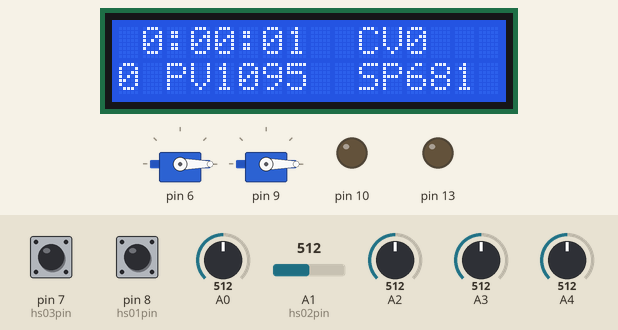
Recording of a sketch running on a simulated Arduino Uno, built with avr-gcc and run on an emulated ATmega328P. Parts: 2 × servo, 16×2 character LCD, output pins drawn as LEDs (lit = HIGH). The test bench sets the inputs (shaded band); at power-on: pin 7 (hs03pin) HIGH, A1 (hs02pin) = 512, pin 8 (hs01pin) HIGH, A0 = 512, A2 = 512, A3 = 512, A4 = 512. What the sketch prints to the serial monitor is not drawn.

Above: at 1.6 s.
1.7 s: pin 7 (hs03pin) pulled LOW for 0.15 s
At 2.6 s:
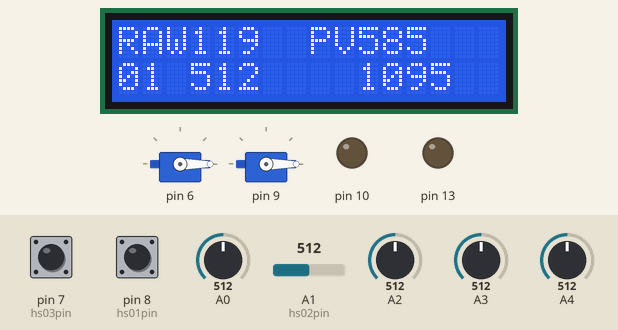
3.5 s: A1 (hs02pin) set to 716
5.5 s: pin 8 (hs01pin) pulled LOW for 0.15 s
At 6.9 s:
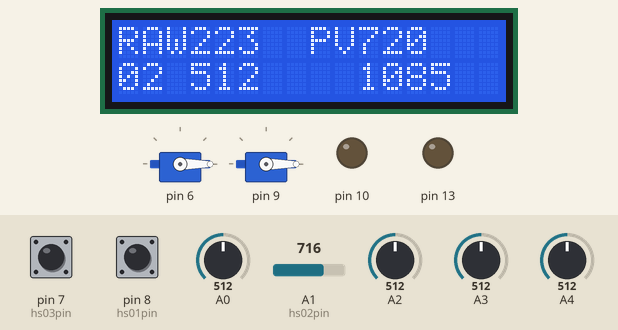
7.5 s: pin 7 (hs03pin) pulled LOW for 1 s
At 8.5 s:
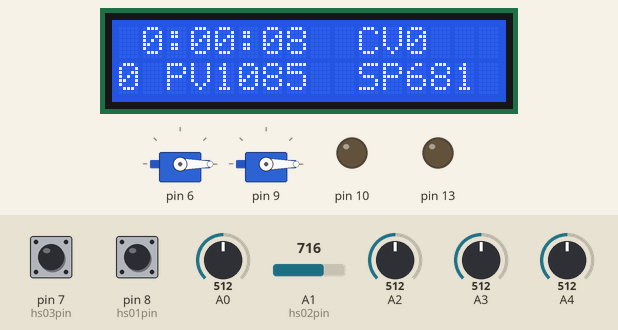
10.5 s: pin 8 (hs01pin) pulled LOW for 1 s
At 11.8 s:
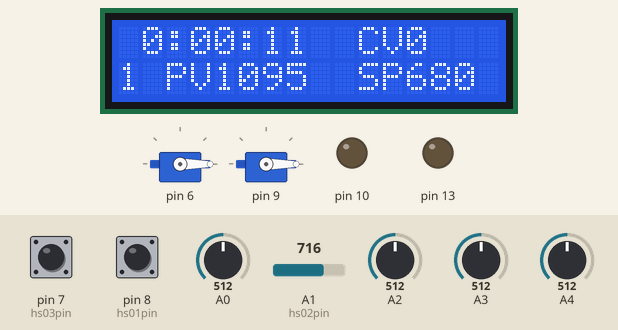
13.5 s: A1 (hs02pin) set to 992
At 14.8 s:
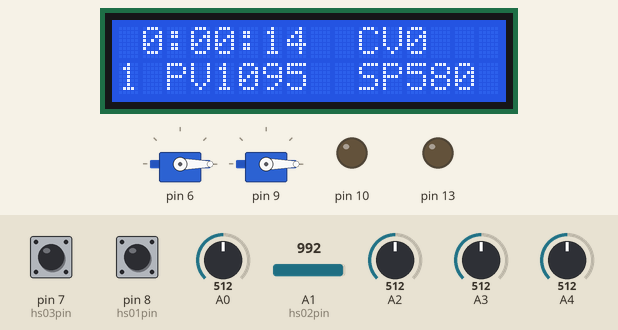
Timing chart, 0 to 16.5 s (numbered marks = the images above; inputs shaded):
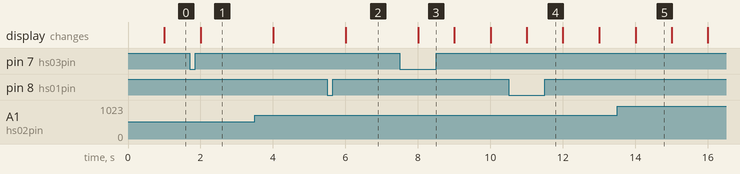

Measured:
- after the input at 1.7 s, the display: changes after 0.31 s (image 1)
- after the input at 5.5 s, the display: changes after 0.51 s (image 2)
- after the input at 7.5 s, the display: changes after 0.51 s (image 3)
- what the display in image 5 shows lasts 1.0 s, from 14.0 s to 15.0 s

The sketch:

thermostat.ino
```cpp
// Note: all temperature values are in 0.1 degF

/* *** Feature list ***
 * Temp sensing via AI
 * Moving low-pass filter for AI
 * AI calibration
 * SP adjustment via pushbuttons on voltage divider into AI
 * TODO use median of multiple AIs per AC
 * TODO PID control
 * TODO PID loop tuning
 * relay control
 * TODO stepper motor control
 * TODO servo motor control
 * LCD printout
 * serial output
 * serial output graphing
 * multiple zones
 * clock
 * TODO real-time clock
 * TODO scheduled temp sensing
 * TODO EEPROM (for cals, SPs)
 * ******************** */

/* *** Physical I/O ***
 * Analog pins
 * 0 TI-01
 * 1 HS-02 (6-button array for setpoint or cal pv adjustment)
 * 2 TI-02
 * 3 TI-03
 * 4 TI-04
 * 5 Not connected
 * Note: Quantity of temperature sensors is specified by "n_ti"
 *
 * Digital pins
 * 0-1 Reserved (Serial)
 * 2-5 LCD
 * 6 YC-02 (Servo from TC/TI-02)
 * 7 HS-03 (Enter calibration mode, or exit cal mode and save cal info)
 * 8 HS-01 (change current TC or cal point)
 * 9 YC-03 (Servo from TC-03/TI-01)
 * 10 YC-04 (Relay from TC-04/TI-02)
 * 11-12 LCD
 * 13 YC-01 (Relay from TC/TI-01)
 * Note: If HS-01 is held and then HS-03 is pressed, controller will exit
 * calibration mode without saving current cal info
 * Note: Quantity of actuators (and corresponding software controllers is
 * specified by "n_yc"
 *
 * Power
 * 3.3V: Not connected
 * 5V: TIs, YC-03, YC-04, LCD, HS-02
 * Gnd: TIs, YCs, LCD, HSs
 *
 * USB
 * PC USB port for power and data logging (CSV with 1 header row)
 * ******************** */

#define TINKERCAD
//#define SHOWMEMORY

const byte n_ti = 4; // PVs
const unsigned long ti_freq = (unsigned long)5*60*1000;
const byte pv_filt_len = 1; // number of samples in moving low-pass filter
const long cal[4] = {119, 223, 585, 720}; // initial PV cal points {raw1, raw2, pv1, pv2}
const byte n_yc = n_ti; // actuators
const unsigned long actuator_freq = (unsigned long)5000; // also for tc's
const unsigned long KHS02 = 50; // all pushbuttons
const unsigned long KLCD = 1000; // LCD
const unsigned long KSERIAL = ti_freq;
#ifdef TINKERCAD
const float Kp=1, Ki=0, Kd=0;
#else
const float Kp=0.1, Ki=0.3, Kd=0;
#endif

// https://learn.adafruit.com/memories-of-an-arduino/measuring-free-memory
#ifdef __arm__
// should use uinstd.h to define sbrk but Due causes a conflict
extern "C" char* sbrk(int incr);
#else  // __ARM__
extern char *__brkval;
#endif  // __arm__

int freeMemory() {
	char top;
#ifdef __arm__
	return &top - reinterpret_cast<char*>(sbrk(0));
#elif defined(CORE_TEENSY) || (ARDUINO > 103 && ARDUINO != 151)
	return &top - __brkval;
#else  // __arm__
	return __brkval ? &top - __brkval : &top - __malloc_heap_start;
#endif  // __arm__
}

#include <LiquidCrystal.h>
#include <Servo.h>
#ifndef TINKERCAD
#include <FastPID.h>
#endif

// helper functions
bool ready(unsigned long *, unsigned long);
byte readAnalogButton(unsigned long);
void printVal(char*, long);
void printClockToLCD(unsigned long, boolean = false);

// Serial
// http://www.arduino.cc/en/Tutorial/AnalogReadSerial
const bool serialplot = true; // false = verbose text output
unsigned long kserialold = 0;

// LCD
// http://www.arduino.cc/en/Tutorial/LiquidCrystalHelloWorld
const int rs = 12, en = 11, d4 = 5, d5 = 4, d6 = 3, d7 = 2;
LiquidCrystal lcd(rs, en, d4, d5, d6, d7);
int lcdold[] = {0, 0, 0, 0, 0};
byte lcd_tc = 0;
boolean lcd_cal = false;
unsigned long klcdold = 0;

// analog input setup
//const unsigned long AIRES = 358;
const float ANALOGBUTTONSLOPE = -132;
const float ANALOGBUTTONINTERCEPT = 996;

// analog input calibration
byte ai_cal = false;
const byte hs03pin = 7;
byte hs03old = HIGH; // with pull-up resistor, HIGH=open
byte curr_cal_val = 0;
long curr_cal_raw;
long curr_cal_pv;
// timing: use HS-02

class AI {
	public:
		byte pin;
		unsigned long raw = 0;
		unsigned long raw_acc = 0;
		unsigned long raw_arr[pv_filt_len];
		byte curr_raw_id = 0;

		int pv;
		int pvmin;
		int pvmax;

		unsigned long freq; // ms
		unsigned long last=0;

		long cal[4] = {0, 1023, 300, 900};

		AI(byte _pin, int _pvmin, int _pvmax, unsigned long _freq) {
			this->pin = _pin;
			this->pvmin = _pvmin;
			this->pvmax = _pvmax;
			this->freq = _freq;
			for (int i=0; i<pv_filt_len; i++)
				this->raw_arr[i] = 0;
			for (int i=0; i<pv_filt_len; i++)
				this->forceupdate();
		}

		void updateCal(byte id, long raw, long pv) {
			if (id>=0 && id<=1) {
				this->cal[id] = raw;
				this->cal[id+2] = pv;
				this->forceupdate();
			}
		}

		void updateCal(long raw1, long raw2, long pv1, long pv2) {
			this->cal[0] = raw1;
			this->cal[1] = raw2;
			this->cal[2] = pv1;
			this->cal[3] = pv2;
			this->forceupdate();
		}

		bool update() {
			if (ready(&this->last, this->freq)) {
				this->forceupdate();
				return true;
			}
			else
				return false;
		}

	private:
		void forceupdate() {
			this->curr_raw_id++;
			if (this->curr_raw_id >= pv_filt_len)
				this->curr_raw_id = 0;
			this->raw_acc -= this->raw_arr[this->curr_raw_id];
			this->raw_arr[this->curr_raw_id] = analogRead(this->pin);
			this->raw_acc += this->raw_arr[this->curr_raw_id];
			this->raw = this->raw_acc / pv_filt_len;
			this->pv = map(this->raw, this->cal[0], this->cal[1], this->cal[2], this->cal[3]);
		}

		~AI() { }
};
AI **ti; // array of pointers to AI objects

// YC-03: heater output
const byte RELAY = 0; // Cv: 0-100%
const byte STEPPER = 1; // TODO
const byte SERVO = 2; // Cv: 0-180 deg
class YC {
	public:
		byte type;
		byte pin;
		int pos = 0;
		int minp;
		int maxp;
		unsigned long freq; // ms
		unsigned long last=0;
		unsigned long lastf=0;
		Servo smotor;

		YC(byte _type, byte _pin, int _minp, int _maxp, unsigned long _freq) {
			this->type = _type;
			this->pin = _pin;
			this->pos = _minp;
			this->minp = _minp;
			this->maxp = _maxp;
			this->freq = _freq;
			switch(this->type) {
				case RELAY:
					pinMode(this->pin, OUTPUT);
					digitalWrite(this->pin, LOW);
					break;

				case SERVO:
					this->smotor.attach(this->pin);
					this->smotor.write(this->pos);
					break;
			}
		}

		bool update(int _cv) {
			this->pos = constrain(_cv, this->minp, this->maxp);
			return this->update();
		}

		bool update() {
			if (ready(&this->last, this->freq)) {
				//Serial.println("Updating actuator");
				switch(this->type) {
					case RELAY:
						if (this->pos<=0) {
							digitalWrite(this->pin, LOW);
							//Serial.println("Relay de-energized");
							this->lastf = this->last+this->freq;
						} else if (this->pos>=100) {
							digitalWrite(this->pin, HIGH);
							//Serial.println("Relay energized");
							this->lastf = this->last+this->freq;
						} else {
							digitalWrite(this->pin, HIGH);
							//Serial.println("Relay energized");
							this->lastf = this->pos * this->freq / 100 + this->last - this->freq;
						}
						break;

					case SERVO:
						this->smotor.write(this->pos);
						break;
				}
				return true;
			} else if (this->type==RELAY && this->pos < 100 && ready(&this->lastf, this->freq)) {
				digitalWrite(this->pin, LOW);
				//Serial.println("Relay de-energized");
				return true;
			} else
				//Serial.println("No update");
				return false;
		}

		~YC() { }
};
YC **actuators; // array of pointers to YC objects

// HS-01: select current controller
const byte hs01pin = 8;
byte hs01old = HIGH; // with pull-up resistor, HIGH=open
// timing: use HS-02

// HS-02: setpoint
const byte NUMSP = 6;
const byte hs02pin=1;
byte hs02idold = 0;
const int hs02lookup[7] = {0, -100, -10, -1, 1, 10, 100};
unsigned long khs02old = 0;

// TC-01: room temperature control
class AC {
	public:
		AI *pv;
		YC *cv;
		int sp;
		float kp, ki, kd;
		unsigned long freq; //ms
		unsigned long last=0;

	private:
		int range2;

	public:
#ifndef TINKERCAD
		FastPID *pid;
#endif

		AC(AI *_pv, int _sp, YC *_cv, float _kp, float _ki, float _kd, unsigned long _freq) {
			this->pv = _pv;
			this->sp = _sp;
			this->cv = _cv;
			this->kp = _kp;
			this->ki = _ki;
			this->kd = _kd;
			this->freq = _freq;
			this->range2 = (this->pv->pvmax - this->pv->pvmin)/2;
			//printVal("Range2: ", range2);
#ifndef TINKERCAD
			this->pid = new FastPID(_kp, _ki, _kd, 1000.0/(float)_freq, 8, (this->cv->minp < 0));
			this->pid->setOutputRange(this->cv->minp, this->cv->maxp);
#endif
		}

		bool update() {
			if (ready(&this->last, this->freq)) {
				this->pv->update();
				int error = this->pv->pv - this->sp;
				//printVal("Error: ", error);
				int _cv;
				if (error <= 0)
					_cv = this->cv->maxp;
				else
					_cv = this->cv->minp;
				//printVal("CV: ", _cv);
				this->cv->update(_cv);
				return true;
			} else
				return false;
		}

		~AC() {
#ifndef TINKERCAD
			delete this->pid;
#endif
		}
};
AC **tc;
const byte n_tc = n_yc;

void setup() {
	Serial.begin(115200);
	Serial.println("");
	Serial.println("");
#ifdef SHOWMEMORY
	Serial.print("Available memory: ");
	Serial.println(freeMemory());
#endif

	// Temp input
	ti = new AI*[n_ti]; // array of pointers to AI objects
	ti[0] = new AI(0, 300, 900, ti_freq);
	ti[0]->updateCal(cal[0], cal[1], cal[2], cal[3]);
	if (n_ti>=2) {
		ti[1] = new AI(2, 300, 900, ti_freq);
		ti[1]->updateCal(cal[0], cal[1], cal[2], cal[3]);
		if (n_ti>=3) {
			ti[2] = new AI(3, 300, 900, ti_freq);
			ti[2]->updateCal(cal[0], cal[1], cal[2], cal[3]);
			if (n_ti>=4) {
				ti[3] = new AI(4, 300, 900, ti_freq);
				ti[3]->updateCal(cal[0], cal[1], cal[2], cal[3]);
			}
		}
	}

	// Actuators
	actuators = new YC*[n_yc];
	actuators[0] = new YC(RELAY, 13, 0, 100, actuator_freq);
	if (n_yc >= 2) {
		actuators[1] = new YC(SERVO, 6, 0, 180, actuator_freq);
		if (n_yc >= 3) {
			actuators[2] = new YC(SERVO, 9, 0, 180, actuator_freq);
			if (n_yc >= 4) {
				actuators[3] = new YC(RELAY, 10, 0, 100, actuator_freq);
			}
		}
	}

	// Setpoint and Calibration
	pinMode(hs01pin, INPUT_PULLUP);
	pinMode(hs03pin, INPUT_PULLUP);

	// Controllers
	tc = new AC*[n_tc];
	tc[0] = new AC(ti[0], 680, actuators[0], Kp, Ki, Kd, actuators[0]->freq);
	if (n_tc >= 2) {
		tc[1] = new AC(ti[1], 680, actuators[1], Kp, Ki, Kd, actuators[1]->freq);
		if (n_tc >=3) {
			if (n_ti >= 3)
				tc[2] = new AC(ti[2], 680, actuators[2], Kp, Ki, Kd, actuators[2]->freq);
			else
				tc[2] = new AC(ti[0], 680, actuators[2], Kp, Ki, Kd, actuators[2]->freq);
			if (n_tc >= 4) {
				if (n_ti >= 4)
					tc[3] = new AC(ti[3], 680, actuators[3], Kp, Ki, Kd, actuators[3]->freq);
				else
					tc[3] = new AC(ti[1], 680, actuators[3], Kp, Ki, Kd, actuators[3]->freq);
			}
		}
	}

	// LCD(ncol, nrow)
	lcd.begin(16, 2);
	// Initial LCD text
	printClockToLCD(0, true);
	lcd.setCursor(10, 0);
	lcd.print("CV");
	int _cv = tc[lcd_tc]->cv->pos;
	lcd.print(_cv);
	lcdold[1] = _cv;
	lcd.setCursor(0, 1);
	lcd.print(lcd_tc);
	//lcdold[4] = 0; //default
	lcd.print(" PV");
	int _pv = tc[lcd_tc]->pv->pv;
	lcd.print(_pv);
	lcdold[2] = _pv;
	lcd.setCursor(10, 1);
	lcd.print("SP");
	int _sp = tc[lcd_tc]->sp;
	lcd.print(_sp);
	lcdold[3] = _sp;

	// Serial
	Serial.print("hr min sec ");
	for (int i=0; i<n_tc; i++) {
		Serial.print("pv");
		Serial.print(i);
		Serial.print(" sp");
		Serial.print(i);
		Serial.print(" cv");
		Serial.print(i);
		Serial.print(' ');
	}
	Serial.println("");
	Serial.print("0 0 0 ");
	for (int i=0; i<n_tc; i++) {
		Serial.print(tc[i]->pv->pv);
		Serial.print(' ');
		Serial.print(tc[i]->sp);
		Serial.print(' ');
		Serial.print(tc[i]->cv->pos);
		Serial.print(' ');
	}
	Serial.println("");
#ifdef SHOWMEMORY
	Serial.print("Available memory: ");
	Serial.println(freeMemory());
#endif

}

unsigned long now = 0;
byte hs01 = 0;
unsigned long hs02raw = 0;
byte hs03 = 0;
byte hs02id = 0;
int hs02delta = 0;
int _cv = 0;
int _pv = 0;
int _sp = 0;

void loop() {

	/* *** Input PV *** */
	if (! ai_cal)
		for (int i=0; i<n_ti; i++)
			ti[i]->update();

	/* *** Input SP or Calibration *** */
	if (ready(&khs02old, KHS02)) {
		hs01 = digitalRead(hs01pin);
		hs02raw = analogRead(hs02pin);
		hs03 = digitalRead(hs03pin);
		hs02id = readAnalogButton(hs02raw);
		if (hs03 == LOW) { // if pushed, don't process other buttons
			if (hs03 != hs03old) {
				ai_cal = !ai_cal;
				if (ai_cal) { // initialize cal info
					curr_cal_val = 0;
					curr_cal_raw = tc[lcd_tc]->pv->raw;
					curr_cal_pv = tc[lcd_tc]->pv->pv;
				} else { // save cal info if HS-01 is not pushed
					if (hs01 == HIGH)
						tc[lcd_tc]->pv->updateCal(curr_cal_val, curr_cal_raw, curr_cal_pv);
				}
			}
		} else {
			if (ai_cal) { // calibrate
				// HS-01 (change current TC) is disabled
				if (hs01 != hs01old && hs01 == LOW) { // advance cal value of interest
					curr_cal_val++;
					if (curr_cal_val >= 2)
						curr_cal_val = 0;
				}
				if (hs02id != hs02idold) {
					hs02delta = hs02lookup[hs02id];
					if (hs02delta != 0) {
						curr_cal_pv += hs02delta;
					}
				}
			} else { // adjust setpoint
				if (hs01 != hs01old && hs01 == LOW) { // advance controller of interest
					lcd_tc++;
					if (lcd_tc >= n_tc)
						lcd_tc = 0;
				}
				if (hs02id != hs02idold) {
					hs02delta = hs02lookup[hs02id];
					if (hs02delta != 0) {
						int *sp = &(tc[lcd_tc]->sp);
						*sp += hs02delta;
						*sp = constrain(*sp, tc[lcd_tc]->pv->pvmin, tc[lcd_tc]->pv->pvmax);
					}
				}
			}
		}
		hs01old = hs01;
		hs02idold = hs02id;
		hs03old = hs03;
	}

	/* *** Calculate CV *** */
	for (int i=0; i<n_tc; i++)
		tc[i]->update();

	/* *** Output Heater *** */
	for (int i=0; i<n_yc; i++)
		actuators[i]->update();

	/* *** Output LCD *** */
	if (ready(&klcdold, KLCD)) {
		now = millis()/1000;
		_cv = tc[lcd_tc]->cv->pos;
		//_cv = hs02raw;
		_pv = tc[lcd_tc]->pv->pv;
		_sp = tc[lcd_tc]->sp;
		if (lcd_cal != ai_cal) {
			lcd.clear();

			lcd.setCursor(0, 0);

			if (ai_cal) {
				lcd.print("RAW");
				lcd.print(tc[lcd_tc]->pv->cal[curr_cal_val]);

				lcd.setCursor(8,0);
				lcd.print("PV");
				lcd.print(tc[lcd_tc]->pv->cal[curr_cal_val+2]);

				lcd.setCursor(0, 1);
				lcd.print(lcd_tc);
				lcd.print(curr_cal_val+1);
				lcdold[4] = curr_cal_val+1;

				lcd.setCursor(3, 1);
				lcd.print(curr_cal_raw);
				lcdold[0] = curr_cal_raw;

				lcd.setCursor(10, 1);
				lcd.print(curr_cal_pv);
				lcdold[1] = curr_cal_pv;
			} else {
				printClockToLCD(now, true);

				lcd.setCursor(10, 0);
				lcd.print("CV");
				lcd.print(_cv);
				lcdold[1] = _cv;

				lcd.setCursor(0, 1);
				lcd.print(lcd_tc);
				lcd.print(" PV");
				_pv = tc[lcd_tc]->pv->pv;
				lcd.print(_pv);
				lcdold[2] = _pv;
				lcd.setCursor(10, 1);
				lcd.print("SP");
				_sp = tc[lcd_tc]->sp;
				lcd.print(_sp);
				lcdold[3] = _sp;
			}
			lcd_cal = ai_cal;
		} else {
			if (ai_cal) {
				if (curr_cal_raw != lcdold[0]) {
					lcd.setCursor(3, 1);
					lcd.print("    ");
					lcd.setCursor(3, 1);
					lcd.print(curr_cal_raw);
					lcdold[0] = curr_cal_raw;
				}
				if (curr_cal_pv != lcdold[1]) {
					lcd.setCursor(10, 1);
					lcd.print("   ");
					lcd.setCursor(10, 1);
					lcd.print(curr_cal_pv);
					lcdold[0] = curr_cal_pv;
				}
				if (curr_cal_val+1 != lcdold[4]) {
					lcd.setCursor(3, 0);
					lcd.print("    ");
					lcd.setCursor(3, 0);
					lcd.print(tc[lcd_tc]->pv->cal[curr_cal_val]);

					lcd.setCursor(10, 0);
					lcd.print("   ");
					lcd.setCursor(10, 0);
					lcd.print(tc[lcd_tc]->pv->cal[curr_cal_val+2]);

					lcd.setCursor(1, 1);
					lcd.print(curr_cal_val+1);
					lcdold[4] = curr_cal_val+1;
				}
			} else {
				if (now != lcdold[0])
					printClockToLCD(now);

				if (_cv != lcdold[1]) {
					lcd.setCursor(10, 0);
					lcd.print("CV   ");
					lcd.setCursor(12, 0);
					lcd.print(_cv);
					lcdold[1] = _cv;
				}
				if (lcd_tc != lcdold[4]) {
					lcd.setCursor(0, 1);
					lcd.print(lcd_tc);
					lcdold[4] = lcd_tc;
				}
				if (_pv != lcdold[2]) {
					lcd.setCursor(2, 1);
					lcd.print("PV   ");
					lcd.setCursor(4, 1);
					lcd.print(_pv);
					lcdold[2] = _pv;
				}
				if (_sp != lcdold[3]) {
					lcd.setCursor(10, 1);
					lcd.print("SP   ");
					lcd.setCursor(12, 1);
					lcd.print(_sp);
					lcdold[3] = _sp;
				}
			}
		}
	}

	/* *** Output Serial *** */
	if (ready(&kserialold, KSERIAL)) {
		now = millis()/1000;
		Serial.print(now/60/60);
		Serial.print(' ');
		Serial.print(now/60%60);
		Serial.print(' ');
		Serial.print(now%60);
		Serial.print(' ');
		for (int i=0; i<n_tc; i++) {
			Serial.print(tc[i]->pv->pv);
			Serial.print(' ');
			Serial.print(tc[i]->sp);
			Serial.print(' ');
			Serial.print(tc[i]->cv->pos);
			Serial.print(' ');
		}
		Serial.println("");
#ifdef SHOWMEMORY
		Serial.print("Available memory: ");
		Serial.println(freeMemory());
#endif
	}
}

// determine if we are ready to execute something with a given period, given the last time we executed it
// if we are ready, update kold to new execution benchmark
// if period is not provided (or 0), ready will always return true and kold updated to millis()
// handle overflows (~50 days)
// try to be fast
bool ready(unsigned long *kold, unsigned long period=0) {
	if (period==0) {
		*kold=millis();
		return true;
	} else {
		unsigned long nextrun = *kold + period;
		bool overflow_reqd = nextrun < *kold;
		unsigned long now = millis(); // millis() may change during execution
		bool overflow = now < *kold;
		bool elapsed = now >= nextrun;

		if (elapsed && (overflow || !overflow_reqd)) {
			*kold = nextrun;
			ready(kold, period); // recursively update kold
			return true;
		} else
			return false;
	}
	return false; // unexpected
}

byte readAnalogButton(unsigned long val) {
	if (val < 6.5*ANALOGBUTTONSLOPE + ANALOGBUTTONINTERCEPT)
		return 0;
	for (int currbutton=1; currbutton<=NUMSP; currbutton++)
		if (val > ((float)currbutton + 0.5)*ANALOGBUTTONSLOPE + ANALOGBUTTONINTERCEPT)
			return currbutton;

	return 0;
}

void printVal(char* str, long val) {
	Serial.print(str);
	Serial.println(val);
}

void printClockToLCD(unsigned long now, boolean forceupdate) {
	byte hr, min, sec, hrold, minold, secold;
	hrold = lcdold[0]/60/60;
	minold = lcdold[0]/60%60;
	secold = lcdold[0]%60;
	hr = now/60/60;
	min = now/60%60;
	sec = now%60;
	if (forceupdate || hr != hrold) {
		lcd.setCursor(0, 0);
		lcd.print("  ");
		lcd.setCursor(0, 0);
		if (hr < 10)
			lcd.print(' ');
		lcd.print(hr);
	}
	if (forceupdate)
		lcd.print(':');
	if (forceupdate || min != minold) {
		lcd.setCursor(3, 0);
		lcd.print("  ");
		lcd.setCursor(3, 0);
		if (min < 10)
			lcd.print('0');
		lcd.print(min);
	}
	if (forceupdate)
		lcd.print(':');
	if (forceupdate || sec != secold) {
		lcd.setCursor(6, 0);
		lcd.print("  ");
		lcd.setCursor(6, 0);
		if (sec < 10)
			lcd.print('0');
		lcd.print(sec);
	}
	lcdold[0] = now;
}
```
